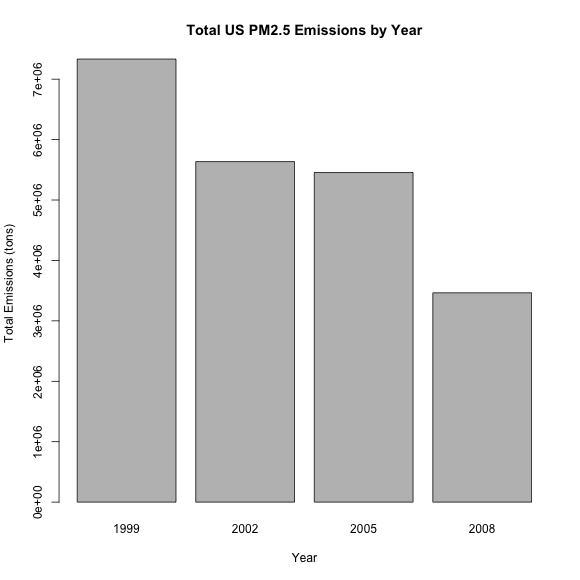

Generate this figure with R:
# Plot 1
# Have total emissions from PM2.5 decreased in the United States from 1999 to 2008? Using the base plotting system, make a plot showing the total PM2.5 emission from all sources for each of the years 1999, 2002, 2005, and 2008.
# Upload a PNG file containing your plot addressing this question.


# To do this we will sum up the emissions by year by source to get total emissions per year.
# Then we will plot the totals using a bar chart
# This assumes the data are in the working directory
NEI <- readRDS("summarySCC_PM25.rds")

# Step 1: Calculating total emissions per year
total.em <- tapply(NEI$Emissions,NEI$year,sum)

# Step 2: Create the bar plot using the base system. There should be a folder called "Project 2" in the working directory to store results.
png(filename ="./Project 2/Plot1.png",width=580,height=580,units="px")
barplot(total.em,main="Total US PM2.5 Emissions by Year",xlab="Year",ylab="Total Emissions (tons)")
dev.off()

# As we can see from the plot, total emissions have decreased from 1999 to 2008 with the largest drops from 1999 to 2002 and 2005 to 2008.




